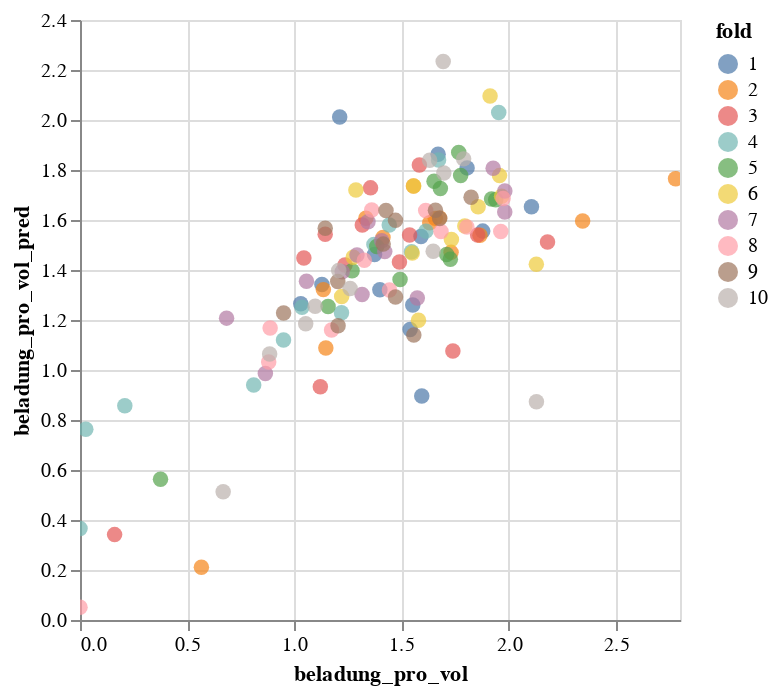

Notebook code cell kept with this figure:
### Markdown cell above
PARITY PLOT - ALT

### Code cell
alt.Chart(results).mark_circle(size=60).encode(
    x=label,
    y=f"{label}_pred",
    color="fold:N",
    tooltip=["structure_name", label, f"{label}_pred", "abs_rel_deviation", "fold"]
).interactive()
